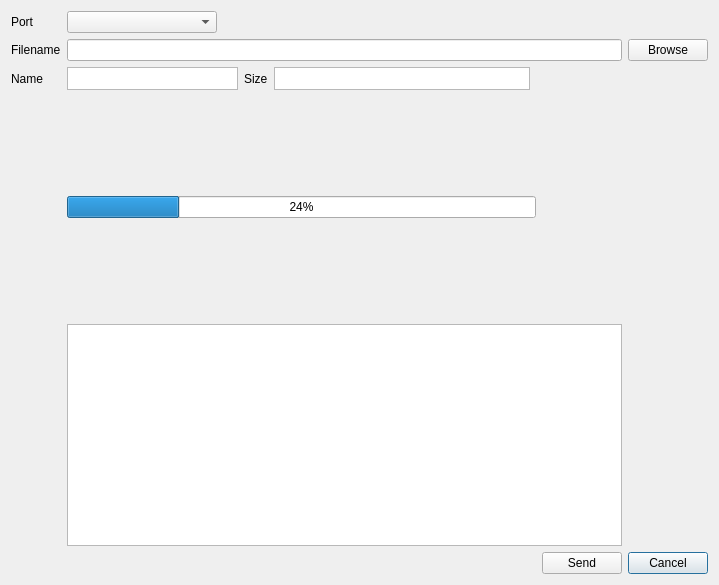
<?xml version="1.0" encoding="UTF-8"?>
<ui version="4.0">
 <class>serialDialog</class>
 <widget class="QDialog" name="serialDialog">
  <property name="geometry">
   <rect>
    <x>0</x>
    <y>0</y>
    <width>719</width>
    <height>585</height>
   </rect>
  </property>
  <property name="windowTitle">
   <string>Serial SD update</string>
  </property>
  <property name="windowIcon">
   <iconset resource="eepe.qrc">
    <normaloff>:/images/preferences.png</normaloff>:/images/preferences.png</iconset>
  </property>
  <layout class="QGridLayout" name="gridLayout_2">
   <item row="0" column="1">
    <widget class="QComboBox" name="portCB">
     <property name="sizePolicy">
      <sizepolicy hsizetype="Fixed" vsizetype="Fixed">
       <horstretch>200</horstretch>
       <verstretch>0</verstretch>
      </sizepolicy>
     </property>
     <property name="minimumSize">
      <size>
       <width>150</width>
       <height>0</height>
      </size>
     </property>
    </widget>
   </item>
   <item row="0" column="0">
    <widget class="QLabel" name="label">
     <property name="text">
      <string>Port</string>
     </property>
    </widget>
   </item>
   <item row="7" column="1" colspan="4">
    <spacer name="horizontalSpacer">
     <property name="orientation">
      <enum>Qt::Horizontal</enum>
     </property>
     <property name="sizeHint" stdset="0">
      <size>
       <width>40</width>
       <height>20</height>
      </size>
     </property>
    </spacer>
   </item>
   <item row="7" column="6">
    <widget class="QPushButton" name="cancelButton">
     <property name="text">
      <string>Cancel</string>
     </property>
    </widget>
   </item>
   <item row="1" column="1" colspan="5">
    <widget class="QLineEdit" name="FileEdit"/>
   </item>
   <item row="1" column="0">
    <widget class="QLabel" name="label_2">
     <property name="text">
      <string>Filename</string>
     </property>
    </widget>
   </item>
   <item row="1" column="6">
    <widget class="QPushButton" name="browseButton">
     <property name="text">
      <string>Browse</string>
     </property>
    </widget>
   </item>
   <item row="2" column="1">
    <widget class="QTextBrowser" name="Name">
     <property name="maximumSize">
      <size>
       <width>16777215</width>
       <height>23</height>
      </size>
     </property>
     <property name="verticalScrollBarPolicy">
      <enum>Qt::ScrollBarAlwaysOff</enum>
     </property>
     <property name="horizontalScrollBarPolicy">
      <enum>Qt::ScrollBarAlwaysOff</enum>
     </property>
    </widget>
   </item>
   <item row="2" column="0">
    <widget class="QLabel" name="label_3">
     <property name="text">
      <string>Name</string>
     </property>
    </widget>
   </item>
   <item row="2" column="3">
    <widget class="QTextBrowser" name="size">
     <property name="maximumSize">
      <size>
       <width>16777215</width>
       <height>23</height>
      </size>
     </property>
     <property name="verticalScrollBarPolicy">
      <enum>Qt::ScrollBarAlwaysOff</enum>
     </property>
     <property name="horizontalScrollBarPolicy">
      <enum>Qt::ScrollBarAlwaysOff</enum>
     </property>
    </widget>
   </item>
   <item row="2" column="2">
    <widget class="QLabel" name="label_4">
     <property name="text">
      <string>Size</string>
     </property>
    </widget>
   </item>
   <item row="5" column="1" colspan="4">
    <widget class="QProgressBar" name="progressBar">
     <property name="value">
      <number>24</number>
     </property>
    </widget>
   </item>
   <item row="6" column="1" colspan="5">
    <widget class="QTextBrowser" name="monitorText"/>
   </item>
   <item row="7" column="5">
    <widget class="QPushButton" name="sendButton">
     <property name="maximumSize">
      <size>
       <width>80</width>
       <height>16777215</height>
      </size>
     </property>
     <property name="layoutDirection">
      <enum>Qt::LeftToRight</enum>
     </property>
     <property name="text">
      <string>Send</string>
     </property>
    </widget>
   </item>
   <item row="5" column="5">
    <spacer name="verticalSpacer">
     <property name="orientation">
      <enum>Qt::Vertical</enum>
     </property>
     <property name="sizeHint" stdset="0">
      <size>
       <width>20</width>
       <height>40</height>
      </size>
     </property>
    </spacer>
   </item>
  </layout>
 </widget>
 <resources>
  <include location="eepe.qrc"/>
 </resources>
 <connections/>
</ui>
